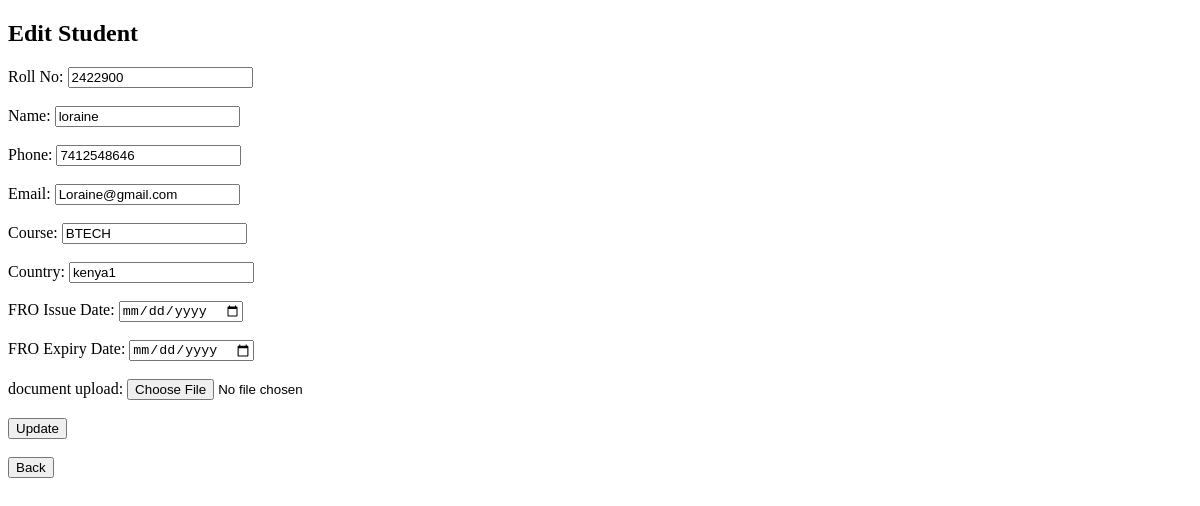
Page /edit/2422900 on the earlier database version.
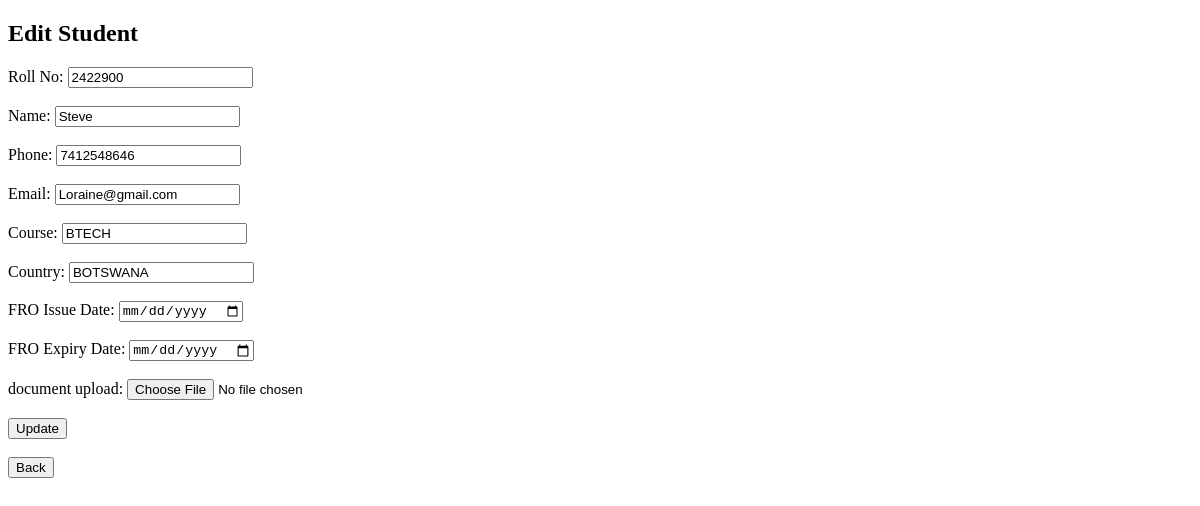
Same page on the later database version.
### models.py (models this page shows, shortened)
class Student(db.Model):
    __tablename__ = 'students'
    roll_no = db.Column(db.String(20), primary_key=True)
    name = db.Column(db.String(100), nullable=False)
    surname = db.Column(db.String(100), nullable=False)
    phone_nr = db.Column(db.String(10),nullable=False, unique=True)
    email = db.Column(db.String(100), nullable=False, unique=True)
    course_name = db.Column(db.String(100), nullable=False)
    country_name = db.Column(db.String(100), nullable=False)
    documents = db.relationship('Document', backref='student', lazy=True)

### app.py (the view)
@app.route("/edit/<roll_no>")
def edit_student(roll_no):
    student = Student.query.filter_by(roll_no=roll_no).first()
    if not student:
        flash("Student not found", "error")
        return redirect(url_for('view_students'))
    return render_template("edit.html", student=student)

### templates/edit.html (shortened to what this page needs)
<!DOCTYPE html>
<html>
<head>
</head>
<body>
<h2>Edit Student</h2>
{% if not student %}
<form method="GET" action="/edit">
    Enter Roll Number: <input type="text" name="roll_no" required>
    <button type="submit">Search</button>
</form>
{% else %}
<form method="POST">
    Roll No:
    <input type="text" value="{{ student.roll_no }}" readonly><br><br>
    Name:
    <input type="text" name="name" value="{{ student.name }}"><br><br>
    Phone:
    <input type="text" name="phone" value="{{ student.phone_nr }}"><br><br>
    Email:
    <input type="email" name="email" value="{{ student.email }}"><br><br>
    Course:
    <input type="text" name="course" value="{{ student.course_name }}"><br><br>
    Country:
    <input type="text" name="country" value="{{ student.country_name }}"><br><br>
     FRO Issue Date:
    <input type="date" name="fro_issue_date" value="{{ student.fro_issue_date }}"><br><br>
        FRO Expiry Date:
    <input type="date" name="fro_expiry_date" value="{{ student.fro_expiry_date }}"><br><br>
    document upload:
    <input type="file" name="document"><br><br>
    <button type="submit">Update</button>
</form>
{% endif %}
<br>
<button onclick="location.href='/index'">Back</button>
</body>
</html>

Differences in the rows shown:
changed Student "Loraine@gmail.com": name "loraine" → "Steve"; country "kenya1" → "BOTSWANA"
